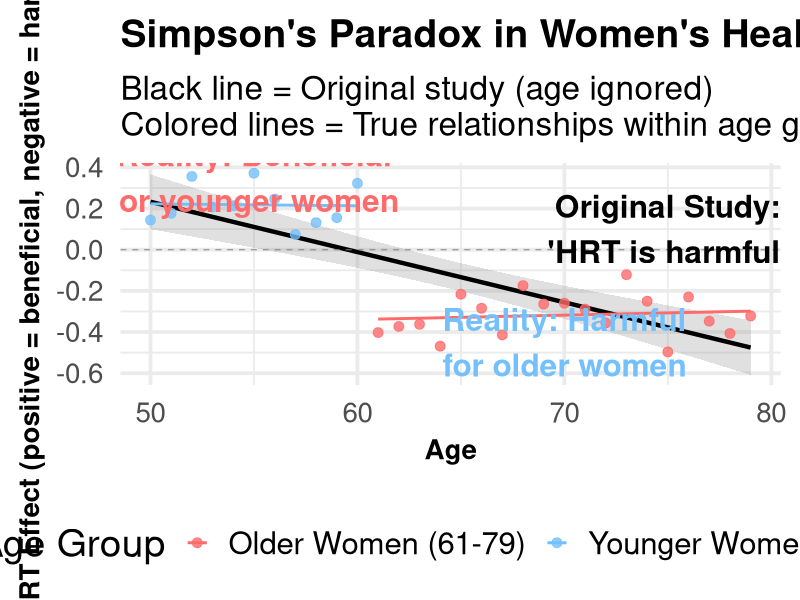

This chart was generated by the following R code:
## ---- chunk 1
#| label: setup
#| include: false


# install.packages(c("mapview", "survey", "srvyr", "arcgislayers"))

# census_api_key("95496766c51541ee6f402c1e1a8658581285b759", install = TRUE, overwrite = TRUE)




# Force dplyr's select to take precedence
select <- dplyr::select
filter <- dplyr::filter

# Options
options(scipen = 999)
options(qic.clshade = T) # NO LONGER NEEDED; CHARTS ALL PREPARED WITH GGPLOT2 ONLY
options(qic.linecol = 'black') # NO LONGER NEEDED; CHARTS ALL PREPARED WITH GGPLOT2 ONLY
options(qic.signalcol = "firebrick") # NO LONGER NEEDED; CHARTS ALL PREPARED WITH GGPLOT2 ONLY
options(qic.targetcol = "purple") # NO LONGER NEEDED; CHARTS ALL PREPARED WITH GGPLOT2 ONLY
options(DT.options = list(dom = 'pBlfrti')) # Add buttons, filtering, and top (t) pagination controls
options(shiny.maxRequestSize = 50 * 1024^2) # Set upload maximum to 50 MB
options(tigris_use_cache = TRUE)


flextable::set_flextable_defaults(
  font.size = 14, 
  font.family = "Cabin",
  font.color = "black",
  table.layout = "fixed",
  border.color = "darkgray",
  padding.top = 3, padding.bottom = 3,
  padding.left = 4, padding.right = 4,
  line_spacing = 1.3,
  digits = 2,
  decimal.mark = ",",
  big.mark = " ",
  na_str = "<na>"
  )


# Set global theme for consistent plots
ggplot2::theme_set(ggplot2::theme_minimal(base_size = 20) + 
                   ggplot2::theme(plot.title = ggplot2::element_text(face = "bold",
                                                                      size = 26),
                                  plot.subtitle = ggplot2::element_text(face = "bold",
                                                                         size = 24),
                                  axis.title.x = ggplot2::element_text(face = "bold",
                                                                        size = 22),
                                  axis.title.y = ggplot2::element_text(face = "bold",
                                                                        size = 22),
                                  axis.text.x = ggplot2::element_text(face = "bold",
                                                                       size = 22,
                                                                       angle = 45,
                                                                       hjust = 1),
                                  legend.position = "bottom",
                                  strip.text = ggplot2::element_text(face = "bold"),
                                  panel.spacing.x = grid::unit(1.5,
                                                                "cm"),
                                  panel.spacing.y = grid::unit(1.5,
                                                                "cm"),
                                  plot.margin = ggplot2::margin(20,
                                                                 20,
                                                                 20,
                                                                 20,
                                                                 "pt")))


# Set seed for reproducibility
set.seed(123)

## ---- chunk 2

# Create the data frame

tbl <- flextable::flextable(
  data.frame(
    `Elements That Might Vary Widely Within Any Student Subgroup <br> (within-group variation) <br>Making The Noise Within Subgroups Drown Any Signals <br>That Might Be Present Between Subgroups` = c(
      "Socioeconomic status",
      "Family structure",
      "Time spent on homework",
      "Attendance rates",
      "Language spoken at home",
      "Prior educational preparation",
      "Cultural attitudes toward education",
      "Age",
      "Sex",
      "Home environments",
      "Access to books",
      "Number of observations"
    ),
    check.names = FALSE
  )
)

# Interpret the <br> as line breaks:
tbl <- flextable::set_header_labels(
  tbl,
  `Elements That Might Vary Widely Within Any Student Subgroup <br> (within-group variation) <br>Making The Noise Within Subgroups Drown Any Signals <br>That Might Be Present Between Subgroups` =
    "Elements That Might Vary Widely Within Any Student Subgroup\n(within-group variation)\nMaking The Noise Within Subgroups Drown Any Signals\nThat Might Be Present Between Subgroups"
)

# Optional formatting
tbl <- flextable::align(tbl, align = "left", part = "all")
tbl <- flextable::bold(tbl, part = "header")
tbl <- flextable::autofit(tbl)

tbl

## ---- chunk 3
# Recreate the original simulated data
# library(ggplot2)
# library(dplyr)

base::set.seed(123)  # For reproducible results
ages <- 50:79
hrt_effect <- base::ifelse(ages <= 60,
                    stats::rnorm(base::length(ages[ages <= 60]), mean = 0.2, sd = 0.1),  # Beneficial for younger
                    stats::rnorm(base::length(ages[ages > 60]), mean = -0.3, sd = 0.1))  # Harmful for older

whi_demo <- base::data.frame(
  Age = ages,
  HRT_Effect = hrt_effect,
  Age_Group = base::ifelse(ages <= 60, "Younger Women (50-60)", "Older Women (61-79)")
)

# Create comprehensive ggplot2 visualizations showing Simpson's Paradox

# Plot 1: The main Simpson's Paradox visualization
p_paradox <- ggplot2::ggplot(whi_demo, ggplot2::aes(x = Age, y = HRT_Effect)) +
  # Overall regression line (ignoring age groups) - this is what the original study saw
  ggplot2::geom_smooth(method = "lm", se = TRUE, color = "black", linewidth = 1.5,
              linetype = "solid", alpha = 0.3) +
  # Points colored by age group
  ggplot2::geom_point(ggplot2::aes(color = Age_Group), size = 3, alpha = 0.8) +
  # Individual regression lines for each age group
  ggplot2::geom_smooth(ggplot2::aes(color = Age_Group), method = "lm", se = FALSE, linewidth = 1) +
  ggplot2::geom_hline(yintercept = 0, linetype = "dashed", color = "gray50", alpha = 0.7) +
  ggplot2::scale_color_manual(values = base::c("#FF6B6B", "#74C0FC")) +
  ggplot2::labs(title = "Simpson's Paradox in Women's Health Initiative",
       subtitle = "Black line = Original study (age ignored) \nColored lines = True relationships within age groups",
       x = "Age",
       y = "HRT Effect (positive = beneficial, negative = harmful)",
       color = "Age Group") +
  ggplot2::annotate("text", x = 75, y = 0.1, label = "Original Study:\n'HRT is harmful'",
           fontface = "bold", color = "black", size = 8) +
  ggplot2::annotate("text", x = 55, y = 0.35, label = "Reality: Beneficial\nfor younger women",
           fontface = "bold", color = "#FF6B6B", size = 8) +
  ggplot2::annotate("text", x = 70, y = -0.45, label = "Reality: Harmful\nfor older women",
           fontface = "bold", color = "#74C0FC", size = 8) +
  ggplot2::theme_minimal(base_size = 28) +
  ggplot2::theme(legend.position = "bottom",
        plot.title = ggplot2::element_text(size = 28, face = "bold"),
        plot.subtitle = ggplot2::element_text(size = 24),
        axis.text = ggplot2::element_text(size = 20),
        axis.title = ggplot2::element_text(size = 20, face = "bold"))

base::print(p_paradox)


# Calculate the overall regression when age is ignored
overall_model <- stats::lm(HRT_Effect ~ Age, data = whi_demo)
overall_slope <- stats::coef(overall_model)[2]
overall_intercept <- stats::coef(overall_model)[1]

# Calculate regression within each age group
younger_model <- stats::lm(HRT_Effect ~ Age, data = whi_demo[whi_demo$Age <= 60, ])
older_model <- stats::lm(HRT_Effect ~ Age, data = whi_demo[whi_demo$Age > 60, ])

# Summary table showing the paradox
paradox_summary <- base::data.frame(
  Analysis = base::c("Original Study (Age Ignored)", "Younger Women Only (50-60)", "Older Women Only (61-79)"),
  Sample_Size = base::c(base::nrow(whi_demo),
                  base::sum(whi_demo$Age <= 60),
                  base::sum(whi_demo$Age > 60)),
  Mean_Effect = base::c(base::round(base::mean(whi_demo$HRT_Effect), 3),
                  base::round(base::mean(whi_demo$HRT_Effect[whi_demo$Age <= 60]), 3),
                  base::round(base::mean(whi_demo$HRT_Effect[whi_demo$Age > 60]), 3)),
  Slope = base::c(base::round(overall_slope, 4),
            base::round(stats::coef(younger_model)[2], 4),
            base::round(stats::coef(older_model)[2], 4)),
  Conclusion = base::c("HRT appears harmful overall",
                 "HRT beneficial for younger women",
                 "HRT harmful for older women"),
  stringsAsFactors = FALSE
)

# Calculate the overall regression when age is ignored
overall_model <- stats::lm(HRT_Effect ~ Age, data = whi_demo)
overall_slope <- stats::coef(overall_model)[2]
overall_intercept <- stats::coef(overall_model)[1]

# Calculate regression within each age group
younger_model <- stats::lm(HRT_Effect ~ Age, data = whi_demo[whi_demo$Age <= 60, ])
older_model <- stats::lm(HRT_Effect ~ Age, data = whi_demo[whi_demo$Age > 60, ])

# Summary table showing the paradox
paradox_summary <- base::data.frame(
  Analysis = base::c("Original Study (Age Ignored)", "Younger Women Only (50-60)", "Older Women Only (61-79)"),
  Sample_Size = base::c(base::nrow(whi_demo), 
                  base::sum(whi_demo$Age <= 60), 
                  base::sum(whi_demo$Age > 60)),
  Mean_Effect = base::c(base::round(base::mean(whi_demo$HRT_Effect), 3),
                  base::round(base::mean(whi_demo$HRT_Effect[whi_demo$Age <= 60]), 3),
                  base::round(base::mean(whi_demo$HRT_Effect[whi_demo$Age > 60]), 3)),
  Slope = base::c(base::round(overall_slope, 4),
            base::round(stats::coef(younger_model)[2], 4),
            base::round(stats::coef(older_model)[2], 4)),
  Conclusion = base::c("HRT appears harmful overall",
                 "HRT beneficial for younger women",
                 "HRT harmful for older women"),
  stringsAsFactors = FALSE
)

# Create table for Simpson's Paradox Summary

# ---- Main summary table ----

# Create the flextable from your data frame
ft_paradox_summary <- flextable::flextable(paradox_summary)

# Add a descriptive caption and align text
ft_paradox_summary <- ft_paradox_summary |>
  flextable::set_caption(
    caption = "Simpson's Paradox Summary: How a $1B Study Got it Wrong"
  ) |>
  flextable::align(align = "center", part = "all") |>
  flextable::autofit()

# --- Apply conditional background shading to Mean_Effect column ---

# 1. Red (negative effects less than -0.1)
ft_paradox_summary <- flextable::bg(
  ft_paradox_summary,
  i = paradox_summary$Mean_Effect < -0.1,
  j = "Mean_Effect",
  bg = "#ffcccb"   # light red
)

# 2. Yellow (near zero effects between -0.1 and 0.1)
ft_paradox_summary <- flextable::bg(
  ft_paradox_summary,
  i = paradox_summary$Mean_Effect >= -0.1 & paradox_summary$Mean_Effect <= 0.1,
  j = "Mean_Effect",
  bg = "#ffffcc"   # light yellow
)

# 3. Green (positive effects greater than 0.1)
ft_paradox_summary <- flextable::bg(
  ft_paradox_summary,
  i = paradox_summary$Mean_Effect > 0.1,
  j = "Mean_Effect",
  bg = "#ccffcc"   # light green
)

# Set all text in that column to black for readability
ft_paradox_summary <- flextable::color(
  ft_paradox_summary,
  j = "Mean_Effect",
  color = "black"
)

# Final auto-fit for clean sizing
ft_paradox_summary <- flextable::autofit(ft_paradox_summary)

# Display the table
ft_paradox_summary
